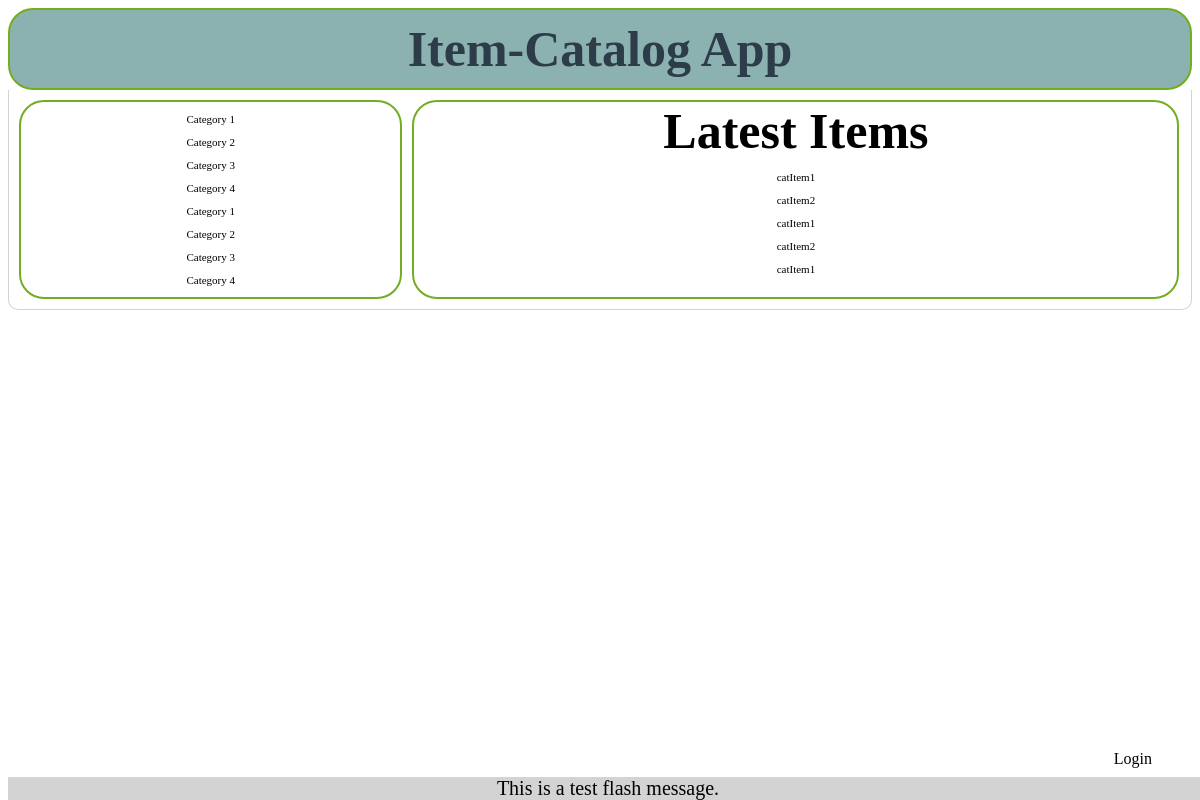
/main/, run on the app's committed database.
### database_setup.py (models this page shows, shortened)
class Category(Base):
	__tablename__ = 'category'
	name = Column(String(80), nullable = False)
	id = Column(Integer, primary_key = True)
	user_id = Column(Integer, ForeignKey('user.id'))
	user = relationship(User)

class Item(Base):
	__tablename__ = 'item'
	name = Column(String(80), nullable = False)
	id = Column(Integer, primary_key = True)
	description = Column(String(500))
	user_id = Column(Integer, ForeignKey('user.id'))
	user = relationship(User)
	category_id = Column(Integer, ForeignKey('category.id'))
	category = relationship(Category)

### main.py (the view)
@app.route('/')
@app.route('/main/')
def mainMenu():
	"""Returns a list of categories in the menu pane and the latest 5 added
	items in the item pane."""
	categories = session.query(Category).all()
	latestItems = session.query(Item).limit(5)
	return render_template('main.html', categories=categories, latestItems=latestItems)

### templates/main.html (shortened to what this page needs)
<!DOCTYPE html>
<html lang="en" xmlns="http://www.w3.org/1999/xhtml">
<head>
	<link rel="stylesheet" type=text/css href="{{url_for('static', filename='main.css')}}">
</head>
<body>
	<header class="header">
		<div class="title">
			<h1>Item-Catalog App</h1>
		</div>
	</header>
	<div class="container">
		<div class="grid-container">
			<div class="menu">
                {% for category in categories %}
                <p>
					<a href="{{url_for('categoryItems', category_id = category.id)}}"> {{category.name}}</a>
                </p>
                {% else %}
                    <h3> This is a test, no entries </h3>
				{% endfor %}
			</div>
			<div class="item">
				{% for item in items %}
					<p>
                        <h3>{{item.name}}</h3><br>
                        <br>{{item.description}} <br>
                    </p>
                {% else %}
                    <h1>Latest Items</h1>
                    {% for latestItem in latestItems %}
                    <p>
                        {{latestItem.name}}
                    </p>
                    {% else %}
                        <h3> This is a test for no entries </h3>
                    {% endfor %}
				{% endfor %}
			</div>
        </div>
    </div>
    <a class="loginbutton" href="{{url_for('login')}}">Login</a>
    <div class="flash">
        {% with messages = get_flashed_messages() %}
            {% if messages %}
                <ul>
                {% for message in messages %}
                    <li>{{message}}</li>
                {% endfor %}
                </ul>
            {% else %}
                This is a test flash message.
            {% endif %}
        {% endwith %}
    </div>
</body>
</html>

### static/main.css (style rules this page uses)
h1 { font-size: 50px; font-family: "Bradley Hand", cursive; margin: 0; }
.header { border-bottom: 6px solid #7d97ad; background-color: #8bb1b0; border: 2px solid #73AD21; border-radius: 25px; border-style: solid; color: #2d3c49; display: flex; }
.title { display:inline-block; padding:10px; text-align:center; width:100%; }
a:link { background-color: white; color: black; text-align: center; text-decoration: none; display: inline-block; }
body { background-color: #ffffff; font-family: "Apple Chancery", cursive; }
.container { border: 1px lightgrey; border-right-style: solid; border-left-style: solid; border-bottom-style: solid; border-bottom-right-radius: 10px; border-bottom-left-radius: 10px; }
.flash { background-color: lightgrey; bottom: 0px; font-size: 20px; text-align: center; position: fixed; width: 100%; }
.grid-container { display: grid; grid-template-columns: 33% 66%; grid-gap: 10px; padding: 10px; }
.grid-container > div { border: 2px solid #73AD21; border-radius: 25px; border-style: solid; text-align: center; font-size: 11px; }
.loginbutton { position: fixed; bottom: 4%; right: 4%; }
.menu { float: left; }
.item { float: right; }

### data on the page
Category: name "Category 1"
Category: name "Category 2"
Category: name "Category 3"
Category: name "Category 4"
Category: name "Category 1"
Category: name "Category 2"
Category: name "Category 3"
Category: name "Category 4"
Item: name "catItem1"
Item: name "catItem2"
Item: name "catItem1"
Item: name "catItem2"
Item: name "catItem1"
